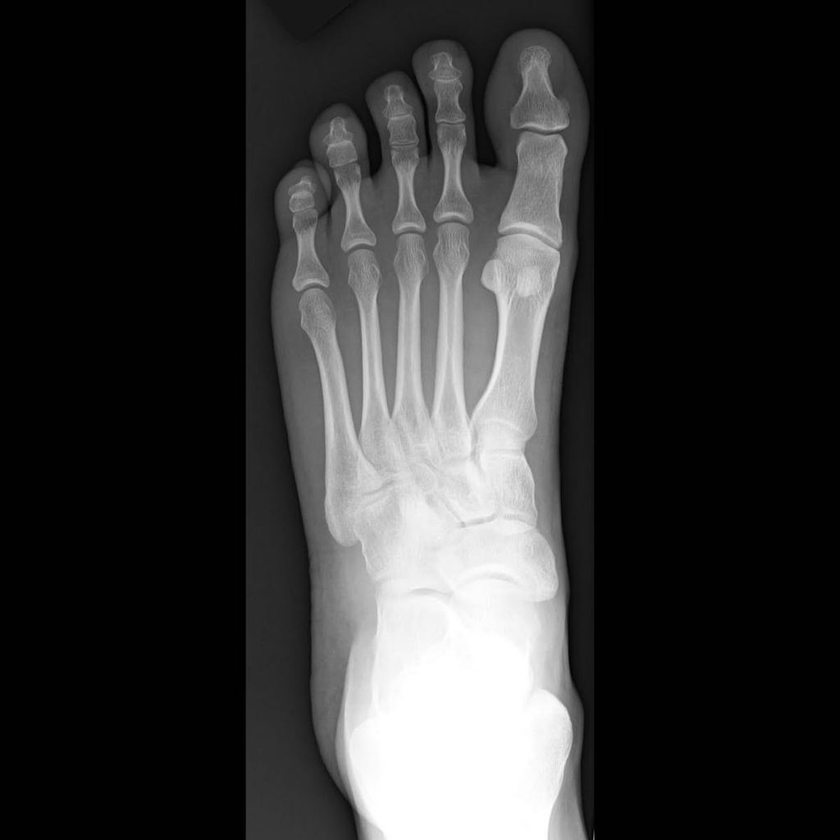
#> input picture images/1024 x 1024 (1).png, 840 x 840 px, shrunk from 1024 x 1024 before the run; its folder holds only this picture in this run
$ python LSCML.py
#> lines starting #> are read from the running program, lines starting #| are printed output that depends on the picture
#> further down, img is the input picture: shape (840, 840, 3); min 0, max 255, mean 52.8
import cv2
import numpy as np
import math
import time
from skimage.measure import shannon_entropy
from hashlib import sha256
import matplotlib.pyplot as plt

def encrypt(img, mkey=None, q = None, u = None, w = None):
    rows, cols, ch = img.shape
#> rows = 840; cols = 840; ch = 3
    x=[]
    y=[]
    z=[]
    if mkey!=None:
        mkey = sha256(mkey).digest()[:12]
        q = [mkey[0]/mkey[1], mkey[2]/mkey[3], mkey[4]/mkey[5], mkey[6]/mkey[7]]
        q = [1.0/_ if _>1.0 else _ for _ in q]
        u=float(mkey[8]/mkey[9])
        if u>1.0:
            u=1.0/u
        w=float(mkey[10]/mkey[11])
        if w>1.0:
            w=1.0/w
    else:
        if q:
            q=[0.85,0.96,0.99,0.88]
        if u:
            u = float(0.8)
        if w:
            w = float(0.9)
    x.append(u)
    y.append(w)
    for count in range(0,4):
        r=q[count]
        ctr = 0
        for i in range(0,rows):
            for j in range(0,cols):
                x.append(math.sin(math.pi*(4*r*x[ctr]*(1-x[ctr])+(1-r)*math.sin(math.pi*y[ctr]))))
                y.append(math.sin(math.pi*(4*r*y[ctr]*(1-y[ctr])+(1-r)*math.sin(math.pi*x[ctr+1]))))
#				z.append(x[0]*y[0])
                ctr=ctr+1
    A=np.reshape(x[0:ctr],[rows,cols])
    F=np.reshape(y[0:ctr],[rows,cols])
#	A=np.reshape(z[0:ctr],[rows,cols])
#	F=np.reshape(z[0:ctr],[rows,cols])
    x.insert(0,x[ctr])
    y.insert(0,y[ctr])
    O=np.argsort(A,axis=0)
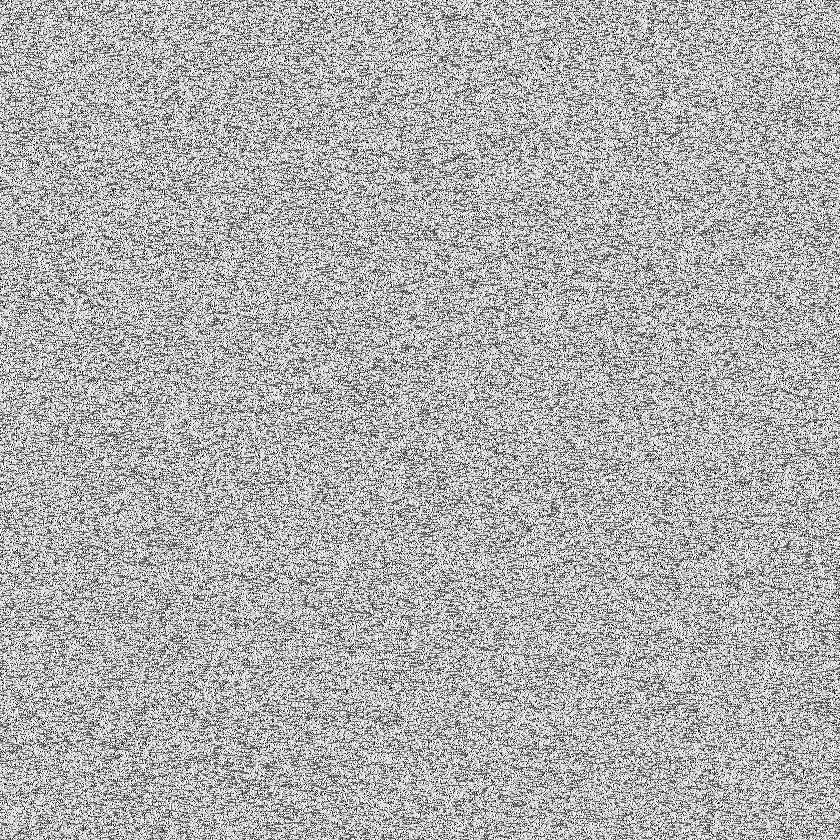
#> A: shape (840, 840) float64; min 5.65e-06, max 1, mean 0.684
    t=np.zeros((rows,cols))
# [11 lines of commented-out code are left out]
    po = 8
    key =256
    c=np.zeros((rows,cols))
    c2 = np.zeros((rows,cols))

    for a in range(rows):
        for b in range(cols):
            t[a][b] = img[a][b][0]

    # Pixel Scrambling and Confusion

    # Pixel Scrambling Key Generation and Shuffling
    scramble_key = np.zeros((rows,cols))
    index_matrix = np.arange(rows*cols)
    np.random.shuffle(index_matrix)

    scramble_key = index_matrix.reshape([rows,cols])

    flatten_t = np.ndarray.flatten(t)
    for i in range(rows):
        for j in range(cols):
            c2[i][j] = flatten_t[scramble_key[i][j]]
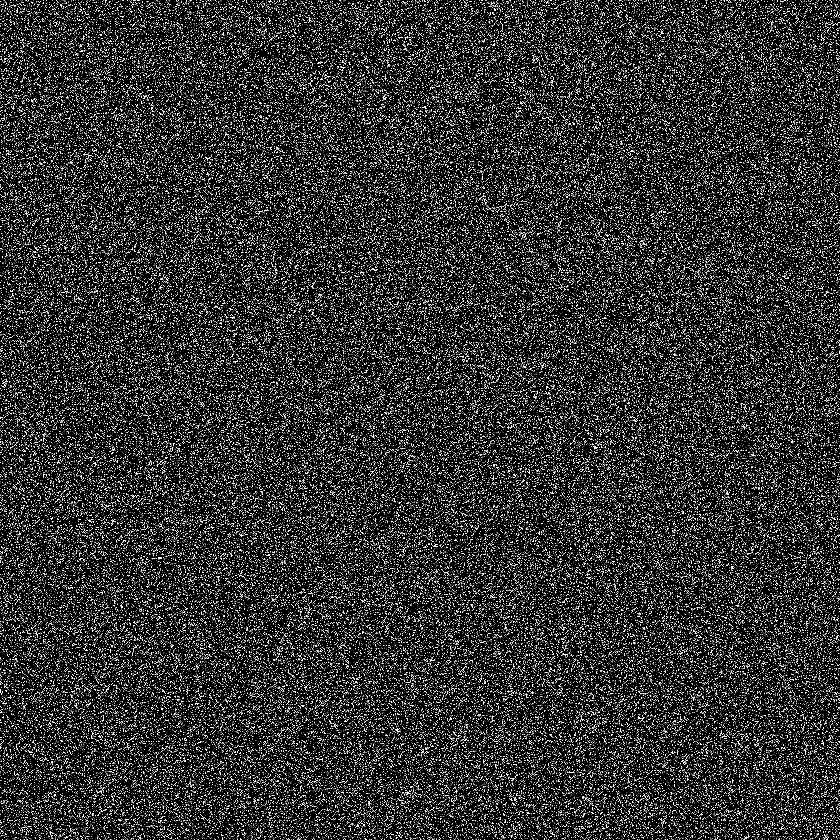
#> c2: shape (840, 840) float64; min 0, max 255, mean 52.8

    for a in range(rows):
        for b in range(cols):
            t[a][b] = c2[a][b]

    # Diffusion

    for i in range(0,rows):
        if ( i == 0):
            c[i,:] = ((t[0,:]+t[rows-1,:]+t[rows-2,:]+F[:,i]*pow(2,po))%key)
        elif ( i == 1):
            c[i,:] = ((t[1,:]+c[0,:]+t[rows-1,:]+F[:,i]*pow(2,po))%key)
        else:
            c[i,:] = ((t[i,:]+c[i-1,:]+c[i-2,:]+F[:,i]*pow(2,po))%key)
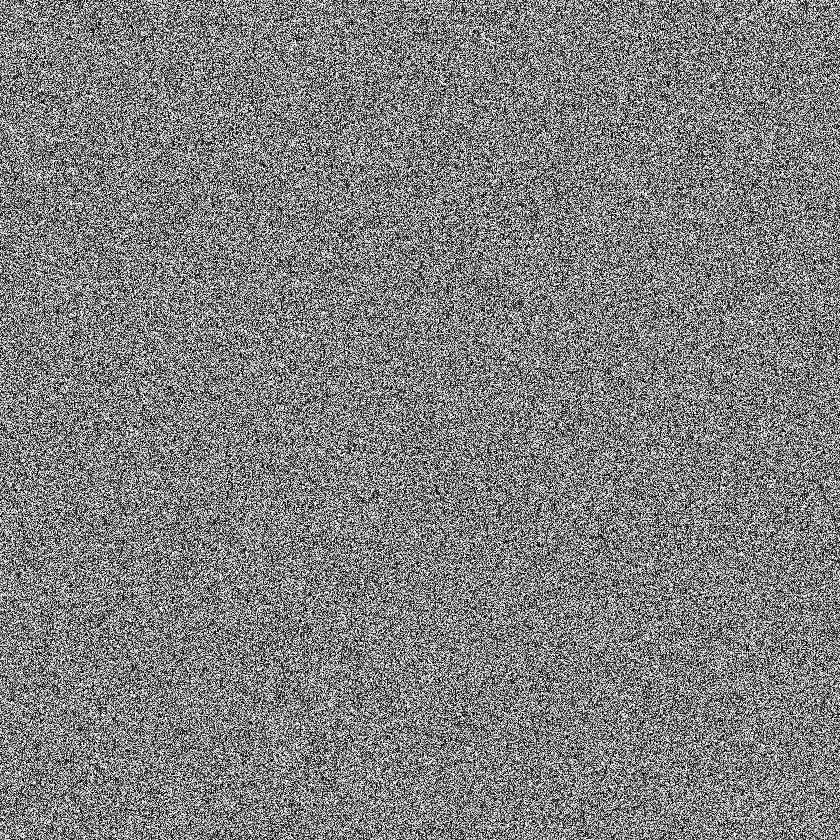
#> c: shape (840, 840) float64; min 5.73e-05, max 256, mean 128; drawn with min black and max white

    for i in range(0,cols):
        if ( i == 0):
            c[:,i] = ((t[:,0]+t[:,cols-1]+t[:,cols-2]+F[:,i]*pow(2,po))%key)
        elif ( i == 1):
            c[:,i] = ((t[:,1]+c[:,0]+t[:,cols-1]+F[:,i]*pow(2,po))%key)
        else:
            c[:,i] = ((t[:,i]+c[:,i-1]+c[:,i-2]+F[:,i]*pow(2,po))%key)
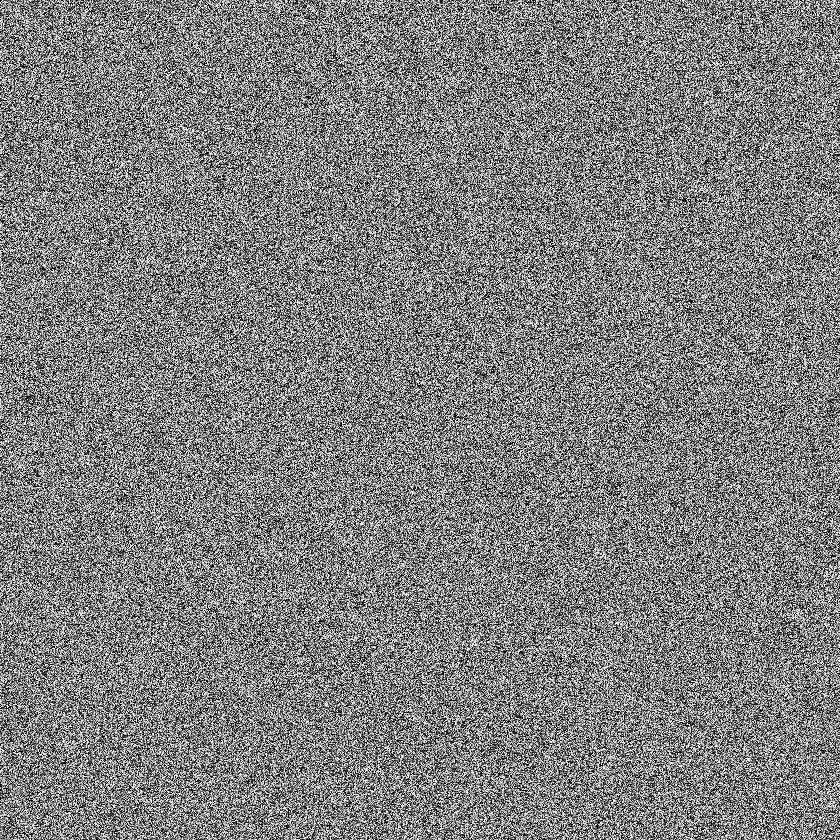
#> c: shape (840, 840) float64; min 4.77e-05, max 256, mean 127.9; drawn with min black and max white
    return c, scramble_key

# [62 lines left out: function decrypt, not called in this run]

if __name__=='__main__':
    import os
    for i in os.listdir('images'):
        img = cv2.imread('images/'+i)
        enc = encrypt(img, b'password')
        cv2.imwrite('encrypted/lscml/'+i, enc[0])

$ run again, on images/8.bmp
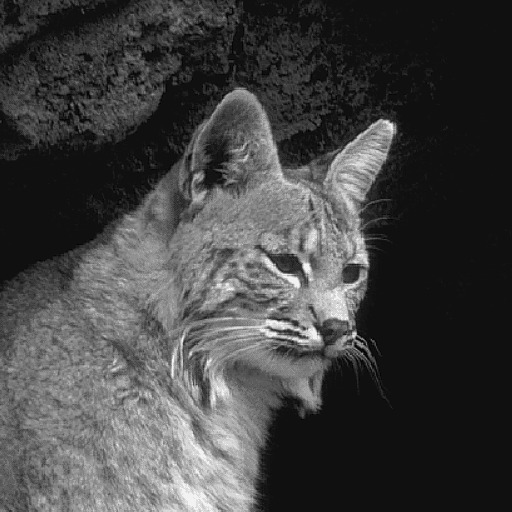
#> input picture images/8.bmp, 512 x 512 px
#> img is the input picture: shape (512, 512, 3); min 0, max 253, mean 66.9
#> after the loop in encrypt, `for i in range(rows):`:
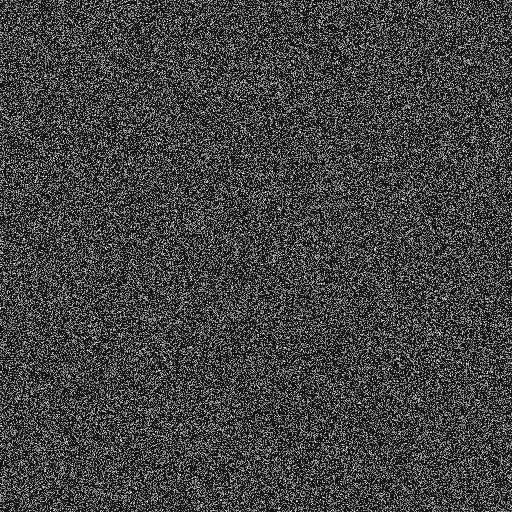
#> c2: shape (512, 512) float64; min 0, max 253, mean 66.9
#> after the loop in encrypt, `for i in range(0,cols):`:
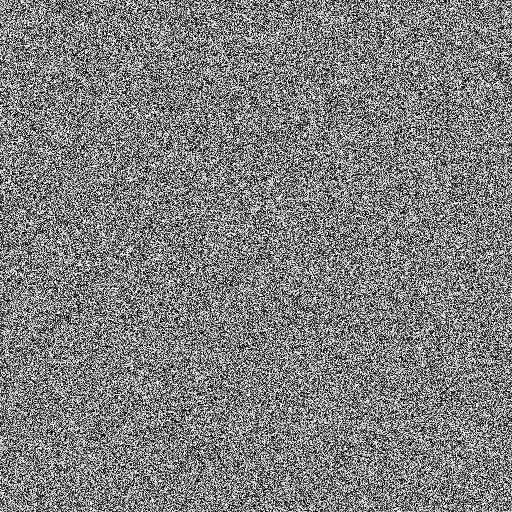
#> c: shape (512, 512) float64; min 0.00107, max 256, mean 127.8; drawn with min black and max white

$ run again, on images/airplaneU2.bmp
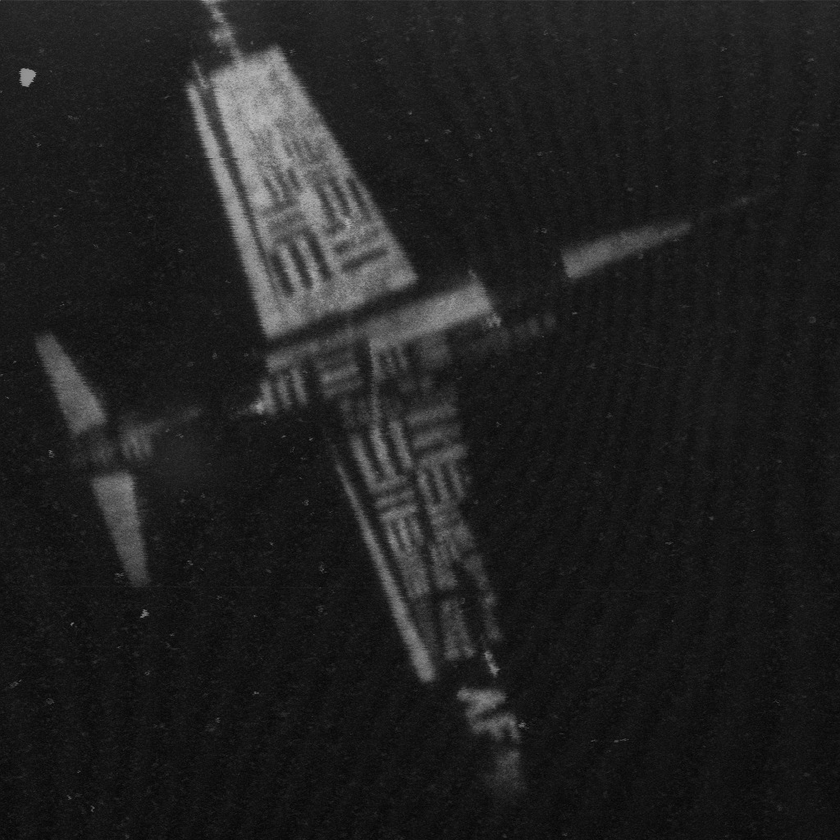
#> input picture images/airplaneU2.bmp, 840 x 840 px, shrunk from 1024 x 1024 before the run
#> img is the input picture: shape (840, 840, 3); min 2, max 191, mean 32.5
#> after the loop in encrypt, `for i in range(0,rows):`:
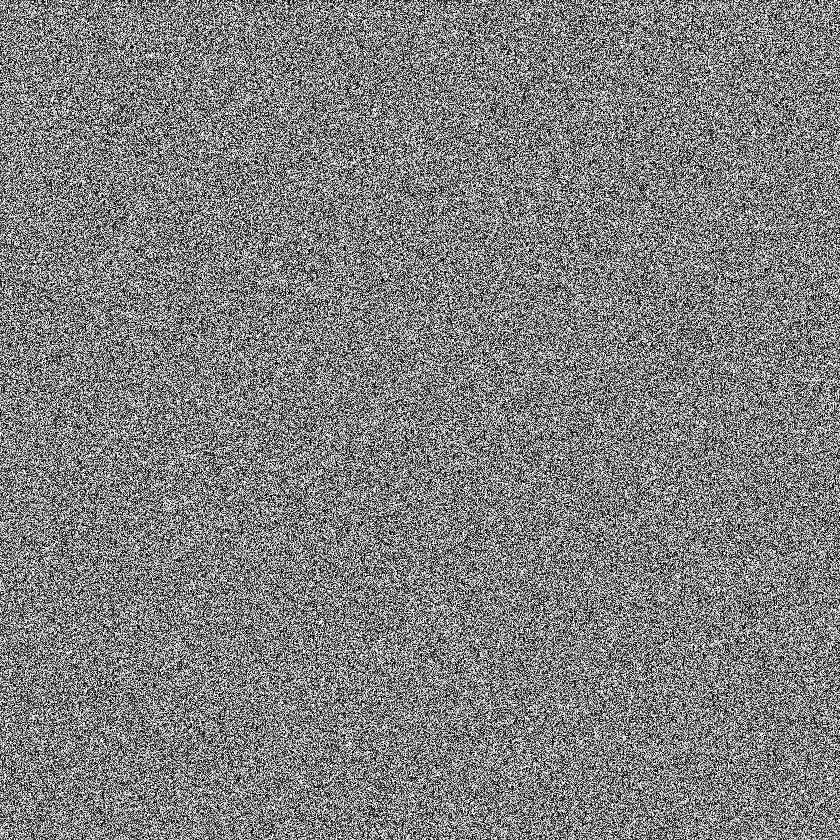
#> c: shape (840, 840) float64; min 0.000174, max 256, mean 128.1; drawn with min black and max white
#> after the loop in encrypt, `for i in range(0,cols):`:
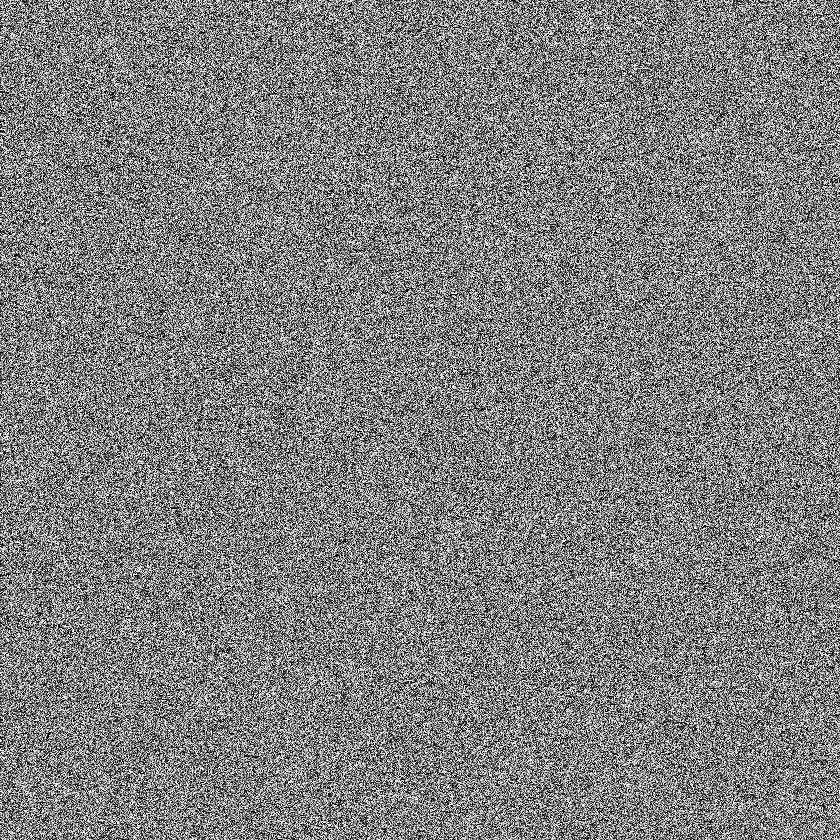
#> c: shape (840, 840) float64; min 0.000242, max 256, mean 128.1; drawn with min black and max white

$ run again, on images/child.bmp
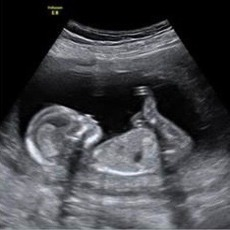
#> input picture images/child.bmp, 230 x 230 px
#> img is the input picture: shape (230, 230, 3); mean B, G, R 71.6, 67.9, 67.2
#> after the loop in encrypt, `for i in range(rows):`:
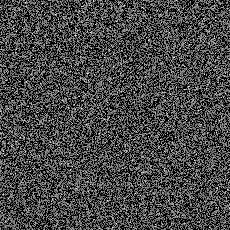
#> c2: shape (230, 230) float64; min 0, max 255, mean 71.6
#> after the loop in encrypt, `for i in range(0,cols):`:
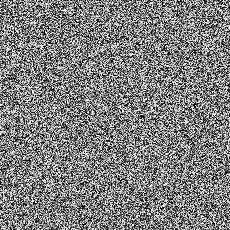
#> c: shape (230, 230) float64; min 0.0048, max 256, mean 128.3; drawn with min black and max white

$ run again, on images/1024 x 1024 (2).png
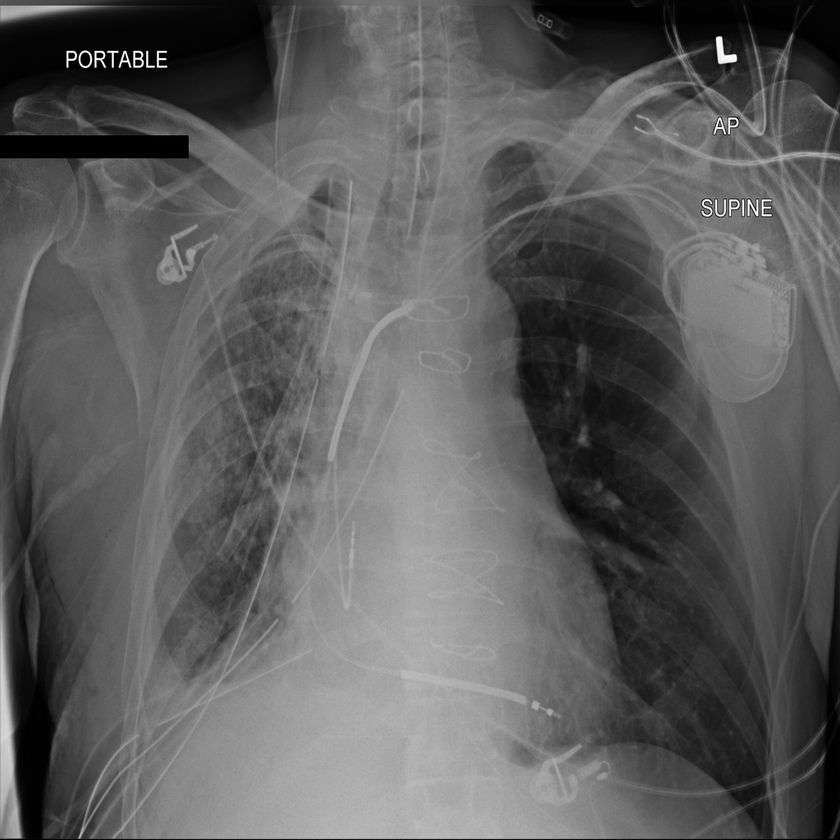
#> input picture images/1024 x 1024 (2).png, 840 x 840 px, shrunk from 1024 x 1024 before the run
#> img is the input picture: shape (840, 840, 3); min 0, max 255, mean 93.6
#> after the loop in encrypt, `for i in range(0,cols):`:
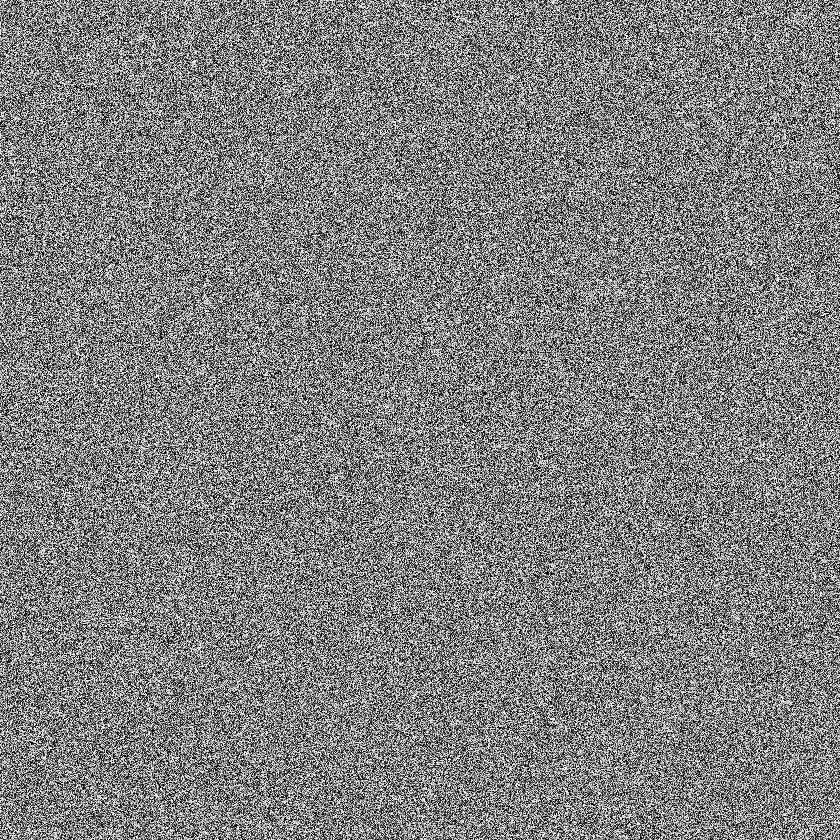
#> c: shape (840, 840) float64; min 0.000225, max 256, mean 128.1; drawn with min black and max white
